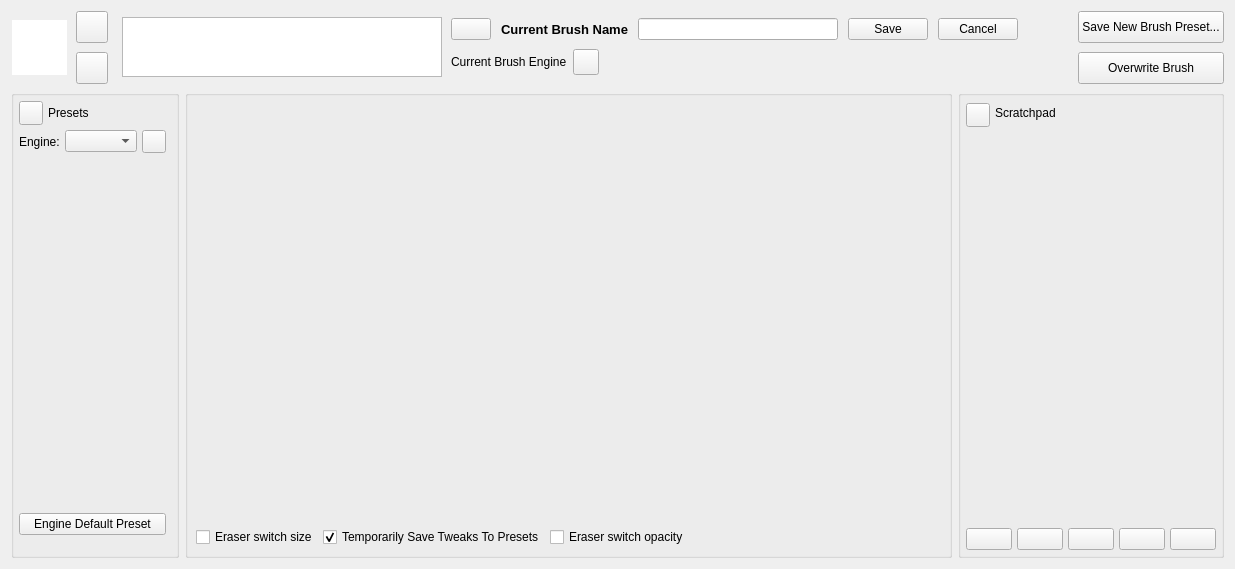
<?xml version="1.0" encoding="UTF-8"?>
<ui version="4.0">
 <class>WdgPaintOpSettings</class>
 <widget class="QWidget" name="WdgPaintOpSettings">
  <property name="geometry">
   <rect>
    <x>0</x>
    <y>0</y>
    <width>1235</width>
    <height>569</height>
   </rect>
  </property>
  <property name="windowTitle">
   <string>Brush Editor</string>
  </property>
  <layout class="QGridLayout" name="gridLayout">
   <item row="0" column="0" colspan="3">
    <layout class="QHBoxLayout" name="brushEditorDashboard">
     <property name="spacing">
      <number>9</number>
     </property>
     <property name="leftMargin">
      <number>1</number>
     </property>
     <item>
      <widget class="QGraphicsView" name="presetThumbnailicon">
       <property name="sizePolicy">
        <sizepolicy hsizetype="Fixed" vsizetype="Fixed">
         <horstretch>0</horstretch>
         <verstretch>0</verstretch>
        </sizepolicy>
       </property>
       <property name="minimumSize">
        <size>
         <width>55</width>
         <height>55</height>
        </size>
       </property>
       <property name="maximumSize">
        <size>
         <width>55</width>
         <height>55</height>
        </size>
       </property>
       <property name="font">
        <font>
         <kerning>false</kerning>
        </font>
       </property>
       <property name="frameShape">
        <enum>QFrame::NoFrame</enum>
       </property>
       <property name="frameShadow">
        <enum>QFrame::Plain</enum>
       </property>
       <property name="verticalScrollBarPolicy">
        <enum>Qt::ScrollBarAlwaysOff</enum>
       </property>
       <property name="horizontalScrollBarPolicy">
        <enum>Qt::ScrollBarAlwaysOff</enum>
       </property>
       <property name="interactive">
        <bool>false</bool>
       </property>
       <property name="alignment">
        <set>Qt::AlignHCenter|Qt::AlignTop</set>
       </property>
       <property name="renderHints">
        <set>QPainter::Antialiasing</set>
       </property>
       <property name="transformationAnchor">
        <enum>QGraphicsView::AnchorViewCenter</enum>
       </property>
      </widget>
     </item>
     <item>
      <layout class="QVBoxLayout" name="verticalLayout_3">
       <property name="rightMargin">
        <number>5</number>
       </property>
       <item>
        <widget class="QPushButton" name="zoomOutGraphicsViewButton">
         <property name="sizePolicy">
          <sizepolicy hsizetype="Fixed" vsizetype="Fixed">
           <horstretch>0</horstretch>
           <verstretch>0</verstretch>
          </sizepolicy>
         </property>
         <property name="minimumSize">
          <size>
           <width>32</width>
           <height>32</height>
          </size>
         </property>
         <property name="maximumSize">
          <size>
           <width>32</width>
           <height>32</height>
          </size>
         </property>
         <property name="text">
          <string/>
         </property>
        </widget>
       </item>
       <item>
        <widget class="QPushButton" name="resetGraphicsViewButton">
         <property name="sizePolicy">
          <sizepolicy hsizetype="Fixed" vsizetype="Fixed">
           <horstretch>0</horstretch>
           <verstretch>0</verstretch>
          </sizepolicy>
         </property>
         <property name="minimumSize">
          <size>
           <width>32</width>
           <height>32</height>
          </size>
         </property>
         <property name="maximumSize">
          <size>
           <width>32</width>
           <height>32</height>
          </size>
         </property>
         <property name="text">
          <string/>
         </property>
        </widget>
       </item>
      </layout>
     </item>
     <item>
      <widget class="KisPresetLivePreviewView" name="liveBrushPreviewView">
       <property name="sizePolicy">
        <sizepolicy hsizetype="Fixed" vsizetype="Fixed">
         <horstretch>0</horstretch>
         <verstretch>0</verstretch>
        </sizepolicy>
       </property>
       <property name="minimumSize">
        <size>
         <width>320</width>
         <height>60</height>
        </size>
       </property>
       <property name="maximumSize">
        <size>
         <width>320</width>
         <height>60</height>
        </size>
       </property>
       <property name="font">
        <font>
         <kerning>false</kerning>
        </font>
       </property>
       <property name="frameShape">
        <enum>QFrame::StyledPanel</enum>
       </property>
       <property name="frameShadow">
        <enum>QFrame::Raised</enum>
       </property>
       <property name="midLineWidth">
        <number>0</number>
       </property>
       <property name="verticalScrollBarPolicy">
        <enum>Qt::ScrollBarAlwaysOff</enum>
       </property>
       <property name="horizontalScrollBarPolicy">
        <enum>Qt::ScrollBarAlwaysOff</enum>
       </property>
       <property name="interactive">
        <bool>true</bool>
       </property>
       <property name="renderHints">
        <set>QPainter::Antialiasing|QPainter::HighQualityAntialiasing|QPainter::SmoothPixmapTransform</set>
       </property>
       <property name="resizeAnchor">
        <enum>QGraphicsView::AnchorViewCenter</enum>
       </property>
      </widget>
     </item>
     <item>
      <layout class="QVBoxLayout" name="verticalLayout_4">
       <property name="spacing">
        <number>0</number>
       </property>
       <item>
        <layout class="QHBoxLayout" name="horizontalLayout_6">
         <property name="spacing">
          <number>10</number>
         </property>
         <item>
          <widget class="QPushButton" name="renameBrushPresetButton">
           <property name="sizePolicy">
            <sizepolicy hsizetype="Fixed" vsizetype="Fixed">
             <horstretch>0</horstretch>
             <verstretch>0</verstretch>
            </sizepolicy>
           </property>
           <property name="text">
            <string/>
           </property>
          </widget>
         </item>
         <item>
          <widget class="QLabel" name="currentBrushNameLabel">
           <property name="font">
            <font>
             <pointsize>10</pointsize>
             <weight>75</weight>
             <bold>true</bold>
            </font>
           </property>
           <property name="text">
            <string>Current Brush Name</string>
           </property>
          </widget>
         </item>
         <item>
          <widget class="QLineEdit" name="renameBrushNameTextField">
           <property name="minimumSize">
            <size>
             <width>200</width>
             <height>0</height>
            </size>
           </property>
          </widget>
         </item>
         <item>
          <widget class="QPushButton" name="updateBrushNameButton">
           <property name="sizePolicy">
            <sizepolicy hsizetype="Minimum" vsizetype="Fixed">
             <horstretch>0</horstretch>
             <verstretch>0</verstretch>
            </sizepolicy>
           </property>
           <property name="text">
            <string>Save</string>
           </property>
          </widget>
         </item>
         <item>
          <widget class="QPushButton" name="cancelBrushNameUpdateButton">
           <property name="text">
            <string>Cancel</string>
           </property>
          </widget>
         </item>
        </layout>
       </item>
       <item>
        <layout class="QHBoxLayout" name="horizontalLayout_5">
         <property name="spacing">
          <number>6</number>
         </property>
         <item>
          <widget class="QLabel" name="currentBrushEngineLabel">
           <property name="text">
            <string>Current Brush Engine</string>
           </property>
          </widget>
         </item>
         <item>
          <widget class="QPushButton" name="reloadPresetButton">
           <property name="sizePolicy">
            <sizepolicy hsizetype="Fixed" vsizetype="Fixed">
             <horstretch>0</horstretch>
             <verstretch>0</verstretch>
            </sizepolicy>
           </property>
           <property name="minimumSize">
            <size>
             <width>26</width>
             <height>26</height>
            </size>
           </property>
           <property name="maximumSize">
            <size>
             <width>26</width>
             <height>26</height>
            </size>
           </property>
           <property name="text">
            <string/>
           </property>
          </widget>
         </item>
         <item>
          <widget class="QPushButton" name="dirtyPresetIndicatorButton">
           <property name="sizePolicy">
            <sizepolicy hsizetype="Fixed" vsizetype="Fixed">
             <horstretch>0</horstretch>
             <verstretch>0</verstretch>
            </sizepolicy>
           </property>
           <property name="minimumSize">
            <size>
             <width>30</width>
             <height>30</height>
            </size>
           </property>
           <property name="maximumSize">
            <size>
             <width>30</width>
             <height>30</height>
            </size>
           </property>
           <property name="text">
            <string/>
           </property>
           <property name="flat">
            <bool>true</bool>
           </property>
          </widget>
         </item>
         <item>
          <spacer name="horizontalSpacer_4">
           <property name="orientation">
            <enum>Qt::Horizontal</enum>
           </property>
           <property name="sizeHint" stdset="0">
            <size>
             <width>40</width>
             <height>20</height>
            </size>
           </property>
          </spacer>
         </item>
        </layout>
       </item>
      </layout>
     </item>
     <item>
      <spacer name="horizontalSpacer_2">
       <property name="orientation">
        <enum>Qt::Horizontal</enum>
       </property>
       <property name="sizeType">
        <enum>QSizePolicy::MinimumExpanding</enum>
       </property>
       <property name="sizeHint" stdset="0">
        <size>
         <width>0</width>
         <height>0</height>
        </size>
       </property>
      </spacer>
     </item>
     <item>
      <layout class="QVBoxLayout" name="verticalLayout_5">
       <item>
        <widget class="QPushButton" name="saveNewBrushPresetButton">
         <property name="sizePolicy">
          <sizepolicy hsizetype="Preferred" vsizetype="Preferred">
           <horstretch>0</horstretch>
           <verstretch>0</verstretch>
          </sizepolicy>
         </property>
         <property name="text">
          <string>Save New Brush Preset...</string>
         </property>
        </widget>
       </item>
       <item>
        <widget class="QPushButton" name="saveBrushPresetButton">
         <property name="sizePolicy">
          <sizepolicy hsizetype="Preferred" vsizetype="Preferred">
           <horstretch>0</horstretch>
           <verstretch>0</verstretch>
          </sizepolicy>
         </property>
         <property name="text">
          <string>Overwrite Brush</string>
         </property>
        </widget>
       </item>
      </layout>
     </item>
    </layout>
   </item>
   <item row="1" column="0">
    <widget class="QGroupBox" name="presetsContainer">
     <property name="title">
      <string/>
     </property>
     <property name="alignment">
      <set>Qt::AlignLeading|Qt::AlignLeft|Qt::AlignVCenter</set>
     </property>
     <layout class="QVBoxLayout" name="paintEngineOpContainer">
      <property name="spacing">
       <number>5</number>
      </property>
      <property name="leftMargin">
       <number>5</number>
      </property>
      <property name="topMargin">
       <number>5</number>
      </property>
      <property name="rightMargin">
       <number>10</number>
      </property>
      <property name="bottomMargin">
       <number>5</number>
      </property>
      <item>
       <layout class="QHBoxLayout" name="horizontalLayout_7">
        <item>
         <widget class="QPushButton" name="showPresetsButton">
          <property name="minimumSize">
           <size>
            <width>24</width>
            <height>24</height>
           </size>
          </property>
          <property name="maximumSize">
           <size>
            <width>24</width>
            <height>24</height>
           </size>
          </property>
          <property name="text">
           <string/>
          </property>
          <property name="iconSize">
           <size>
            <width>12</width>
            <height>12</height>
           </size>
          </property>
          <property name="shortcut">
           <string notr="true"/>
          </property>
         </widget>
        </item>
        <item>
         <widget class="QLabel" name="presetsSidebarLabel">
          <property name="sizePolicy">
           <sizepolicy hsizetype="Minimum" vsizetype="Minimum">
            <horstretch>0</horstretch>
            <verstretch>0</verstretch>
           </sizepolicy>
          </property>
          <property name="text">
           <string>Presets</string>
          </property>
         </widget>
        </item>
       </layout>
      </item>
      <item>
       <layout class="QHBoxLayout" name="horizontalLayout_4">
        <item>
         <widget class="QLabel" name="engineFilterLabel">
          <property name="sizePolicy">
           <sizepolicy hsizetype="Minimum" vsizetype="Minimum">
            <horstretch>0</horstretch>
            <verstretch>0</verstretch>
           </sizepolicy>
          </property>
          <property name="text">
           <string>Engine:</string>
          </property>
         </widget>
        </item>
        <item>
         <widget class="QComboBox" name="brushEgineComboBox">
          <property name="sizePolicy">
           <sizepolicy hsizetype="Fixed" vsizetype="Fixed">
            <horstretch>0</horstretch>
            <verstretch>0</verstretch>
           </sizepolicy>
          </property>
         </widget>
        </item>
        <item>
         <widget class="QToolButton" name="presetChangeViewToolButton">
          <property name="sizePolicy">
           <sizepolicy hsizetype="Minimum" vsizetype="Fixed">
            <horstretch>0</horstretch>
            <verstretch>0</verstretch>
           </sizepolicy>
          </property>
          <property name="text">
           <string/>
          </property>
         </widget>
        </item>
       </layout>
      </item>
      <item>
       <widget class="KisPresetSelectorStrip" name="presetWidget" native="true">
        <property name="sizePolicy">
         <sizepolicy hsizetype="Preferred" vsizetype="MinimumExpanding">
          <horstretch>0</horstretch>
          <verstretch>0</verstretch>
         </sizepolicy>
        </property>
        <property name="minimumSize">
         <size>
          <width>0</width>
          <height>350</height>
         </size>
        </property>
        <property name="maximumSize">
         <size>
          <width>1677215</width>
          <height>1677215</height>
         </size>
        </property>
       </widget>
      </item>
      <item>
       <spacer name="verticalSpacer">
        <property name="orientation">
         <enum>Qt::Vertical</enum>
        </property>
        <property name="sizeType">
         <enum>QSizePolicy::Preferred</enum>
        </property>
        <property name="sizeHint" stdset="0">
         <size>
          <width>5</width>
          <height>5</height>
         </size>
        </property>
       </spacer>
      </item>
      <item>
       <widget class="QPushButton" name="bnDefaultPreset">
        <property name="sizePolicy">
         <sizepolicy hsizetype="Minimum" vsizetype="Fixed">
          <horstretch>0</horstretch>
          <verstretch>0</verstretch>
         </sizepolicy>
        </property>
        <property name="text">
         <string>Engine Default Preset</string>
        </property>
        <property name="autoDefault">
         <bool>false</bool>
        </property>
        <property name="flat">
         <bool>false</bool>
        </property>
       </widget>
      </item>
      <item>
       <spacer name="presetsSpacer">
        <property name="orientation">
         <enum>Qt::Vertical</enum>
        </property>
        <property name="sizeHint" stdset="0">
         <size>
          <width>20</width>
          <height>40</height>
         </size>
        </property>
       </spacer>
      </item>
     </layout>
    </widget>
   </item>
   <item row="1" column="1">
    <widget class="QGroupBox" name="brushEditorSettingsControls">
     <property name="title">
      <string/>
     </property>
     <property name="flat">
      <bool>false</bool>
     </property>
     <layout class="QVBoxLayout" name="brushEditorLayout">
      <property name="spacing">
       <number>0</number>
      </property>
      <property name="leftMargin">
       <number>3</number>
      </property>
      <property name="topMargin">
       <number>1</number>
      </property>
      <property name="rightMargin">
       <number>3</number>
      </property>
      <property name="bottomMargin">
       <number>3</number>
      </property>
      <item>
       <widget class="QFrame" name="frmOptionWidgetContainer">
        <property name="sizePolicy">
         <sizepolicy hsizetype="Preferred" vsizetype="Preferred">
          <horstretch>0</horstretch>
          <verstretch>4</verstretch>
         </sizepolicy>
        </property>
        <property name="minimumSize">
         <size>
          <width>120</width>
          <height>0</height>
         </size>
        </property>
        <property name="frameShape">
         <enum>QFrame::NoFrame</enum>
        </property>
        <property name="frameShadow">
         <enum>QFrame::Plain</enum>
        </property>
        <property name="lineWidth">
         <number>0</number>
        </property>
       </widget>
      </item>
      <item>
       <layout class="QHBoxLayout" name="horizontalLayout_3" stretch="0,0,0,0,0">
        <property name="spacing">
         <number>5</number>
        </property>
        <property name="leftMargin">
         <number>5</number>
        </property>
        <property name="topMargin">
         <number>0</number>
        </property>
        <property name="rightMargin">
         <number>5</number>
        </property>
        <property name="bottomMargin">
         <number>5</number>
        </property>
        <item>
         <widget class="QCheckBox" name="eraserBrushSizeCheckBox">
          <property name="sizePolicy">
           <sizepolicy hsizetype="Minimum" vsizetype="Fixed">
            <horstretch>0</horstretch>
            <verstretch>0</verstretch>
           </sizepolicy>
          </property>
          <property name="toolTip">
           <string>Erase mode will use a separate brush size</string>
          </property>
          <property name="text">
           <string>Eraser switch size</string>
          </property>
          <property name="checked">
           <bool>false</bool>
          </property>
         </widget>
        </item>
        <item>
         <widget class="QCheckBox" name="dirtyPresetCheckBox">
          <property name="sizePolicy">
           <sizepolicy hsizetype="Minimum" vsizetype="Fixed">
            <horstretch>0</horstretch>
            <verstretch>0</verstretch>
           </sizepolicy>
          </property>
          <property name="text">
           <string>Temporarily Save Tweaks To Presets</string>
          </property>
          <property name="checked">
           <bool>true</bool>
          </property>
         </widget>
        </item>
        <item>
         <widget class="QCheckBox" name="eraserBrushOpacityCheckBox">
          <property name="sizePolicy">
           <sizepolicy hsizetype="Minimum" vsizetype="Fixed">
            <horstretch>0</horstretch>
            <verstretch>0</verstretch>
           </sizepolicy>
          </property>
          <property name="toolTip">
           <string>Erase mode will use a separate brush opacity</string>
          </property>
          <property name="text">
           <string>Eraser switch opacity</string>
          </property>
          <property name="checked">
           <bool>false</bool>
          </property>
         </widget>
        </item>
        <item>
         <spacer name="horizontalSpacer">
          <property name="orientation">
           <enum>Qt::Horizontal</enum>
          </property>
          <property name="sizeHint" stdset="0">
           <size>
            <width>40</width>
            <height>20</height>
           </size>
          </property>
         </spacer>
        </item>
        <item>
         <widget class="KisLodAvailabilityWidget" name="wdgLodAvailability" native="true">
          <property name="minimumSize">
           <size>
            <width>60</width>
            <height>0</height>
           </size>
          </property>
         </widget>
        </item>
       </layout>
      </item>
      <item>
       <layout class="QHBoxLayout" name="horizontalLayout">
        <property name="spacing">
         <number>5</number>
        </property>
        <property name="leftMargin">
         <number>5</number>
        </property>
        <property name="topMargin">
         <number>0</number>
        </property>
        <property name="rightMargin">
         <number>5</number>
        </property>
        <property name="bottomMargin">
         <number>0</number>
        </property>
       </layout>
      </item>
     </layout>
    </widget>
   </item>
   <item row="1" column="2">
    <widget class="QGroupBox" name="scratchpadControls">
     <property name="title">
      <string/>
     </property>
     <property name="flat">
      <bool>false</bool>
     </property>
     <layout class="QVBoxLayout" name="verticalLayout" stretch="0,0,0">
      <property name="spacing">
       <number>5</number>
      </property>
      <property name="leftMargin">
       <number>5</number>
      </property>
      <property name="topMargin">
       <number>5</number>
      </property>
      <property name="rightMargin">
       <number>5</number>
      </property>
      <property name="bottomMargin">
       <number>5</number>
      </property>
      <item>
       <layout class="QHBoxLayout" name="horizontalLayout_8">
        <item>
         <widget class="QPushButton" name="showScratchpadButton">
          <property name="minimumSize">
           <size>
            <width>24</width>
            <height>24</height>
           </size>
          </property>
          <property name="maximumSize">
           <size>
            <width>24</width>
            <height>20</height>
           </size>
          </property>
          <property name="text">
           <string/>
          </property>
          <property name="iconSize">
           <size>
            <width>12</width>
            <height>12</height>
           </size>
          </property>
         </widget>
        </item>
        <item>
         <widget class="QLabel" name="scratchpadSidebarLabel">
          <property name="text">
           <string>Scratchpad</string>
          </property>
         </widget>
        </item>
       </layout>
      </item>
      <item>
       <widget class="QFrame" name="frame">
        <property name="frameShape">
         <enum>QFrame::NoFrame</enum>
        </property>
        <property name="frameShadow">
         <enum>QFrame::Plain</enum>
        </property>
        <property name="lineWidth">
         <number>0</number>
        </property>
        <layout class="QVBoxLayout" name="verticalLayout_2">
         <property name="spacing">
          <number>0</number>
         </property>
         <property name="leftMargin">
          <number>0</number>
         </property>
         <property name="topMargin">
          <number>0</number>
         </property>
         <property name="rightMargin">
          <number>0</number>
         </property>
         <property name="bottomMargin">
          <number>0</number>
         </property>
         <item>
          <widget class="KisScratchPad" name="scratchPad" native="true">
           <property name="sizePolicy">
            <sizepolicy hsizetype="Preferred" vsizetype="MinimumExpanding">
             <horstretch>0</horstretch>
             <verstretch>0</verstretch>
            </sizepolicy>
           </property>
           <property name="minimumSize">
            <size>
             <width>250</width>
             <height>300</height>
            </size>
           </property>
          </widget>
         </item>
        </layout>
       </widget>
      </item>
      <item>
       <layout class="QHBoxLayout" name="horizontalLayout_2" stretch="0,0,0,0,0">
        <item>
         <widget class="QPushButton" name="paintPresetIcon">
          <property name="text">
           <string/>
          </property>
         </widget>
        </item>
        <item>
         <widget class="QPushButton" name="fillLayer">
          <property name="text">
           <string/>
          </property>
         </widget>
        </item>
        <item>
         <widget class="QPushButton" name="fillGradient">
          <property name="toolTip">
           <string>Fill area with gradient</string>
          </property>
          <property name="text">
           <string/>
          </property>
         </widget>
        </item>
        <item>
         <widget class="QPushButton" name="fillSolid">
          <property name="toolTip">
           <string>Fill area with background color</string>
          </property>
          <property name="text">
           <string/>
          </property>
         </widget>
        </item>
        <item>
         <widget class="QPushButton" name="eraseScratchPad">
          <property name="toolTip">
           <string>Reset area to white</string>
          </property>
          <property name="text">
           <string/>
          </property>
         </widget>
        </item>
       </layout>
      </item>
     </layout>
    </widget>
   </item>
  </layout>
 </widget>
 <customwidgets>
  <customwidget>
   <class>KisScratchPad</class>
   <extends>QWidget</extends>
   <header>kis_scratch_pad.h</header>
   <container>1</container>
  </customwidget>
  <customwidget>
   <class>KisPresetLivePreviewView</class>
   <extends>QGraphicsView</extends>
   <header>kis_preset_live_preview_view.h</header>
   <container>1</container>
  </customwidget>
  <customwidget>
   <class>KisPresetSelectorStrip</class>
   <extends>QWidget</extends>
   <header>kis_preset_selector_strip.h</header>
   <container>1</container>
  </customwidget>
  <customwidget>
   <class>KisLodAvailabilityWidget</class>
   <extends>QWidget</extends>
   <header>kis_lod_availability_widget.h</header>
   <container>1</container>
  </customwidget>
 </customwidgets>
 <resources/>
 <connections/>
</ui>
